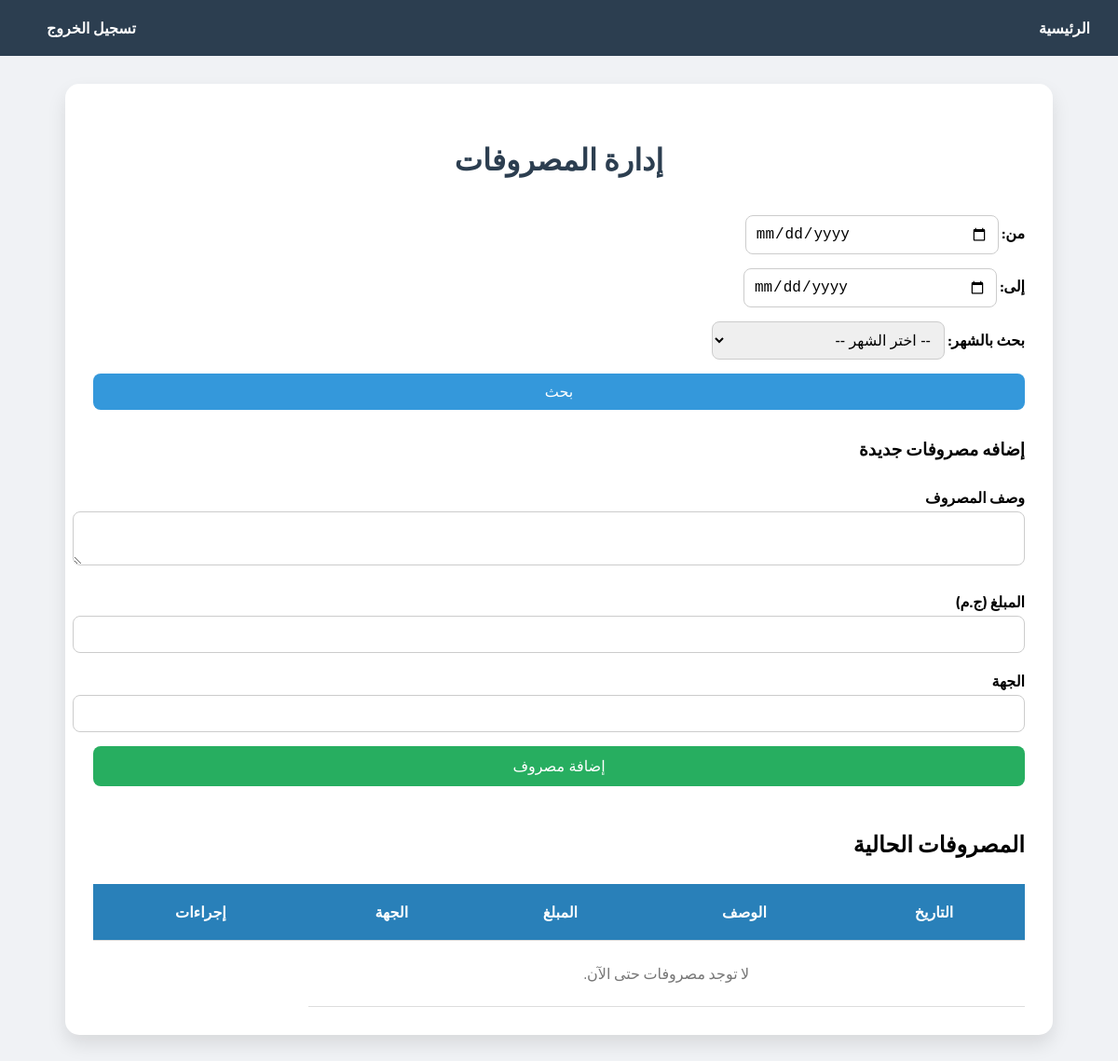
Page /expensses/ on the earlier database version.
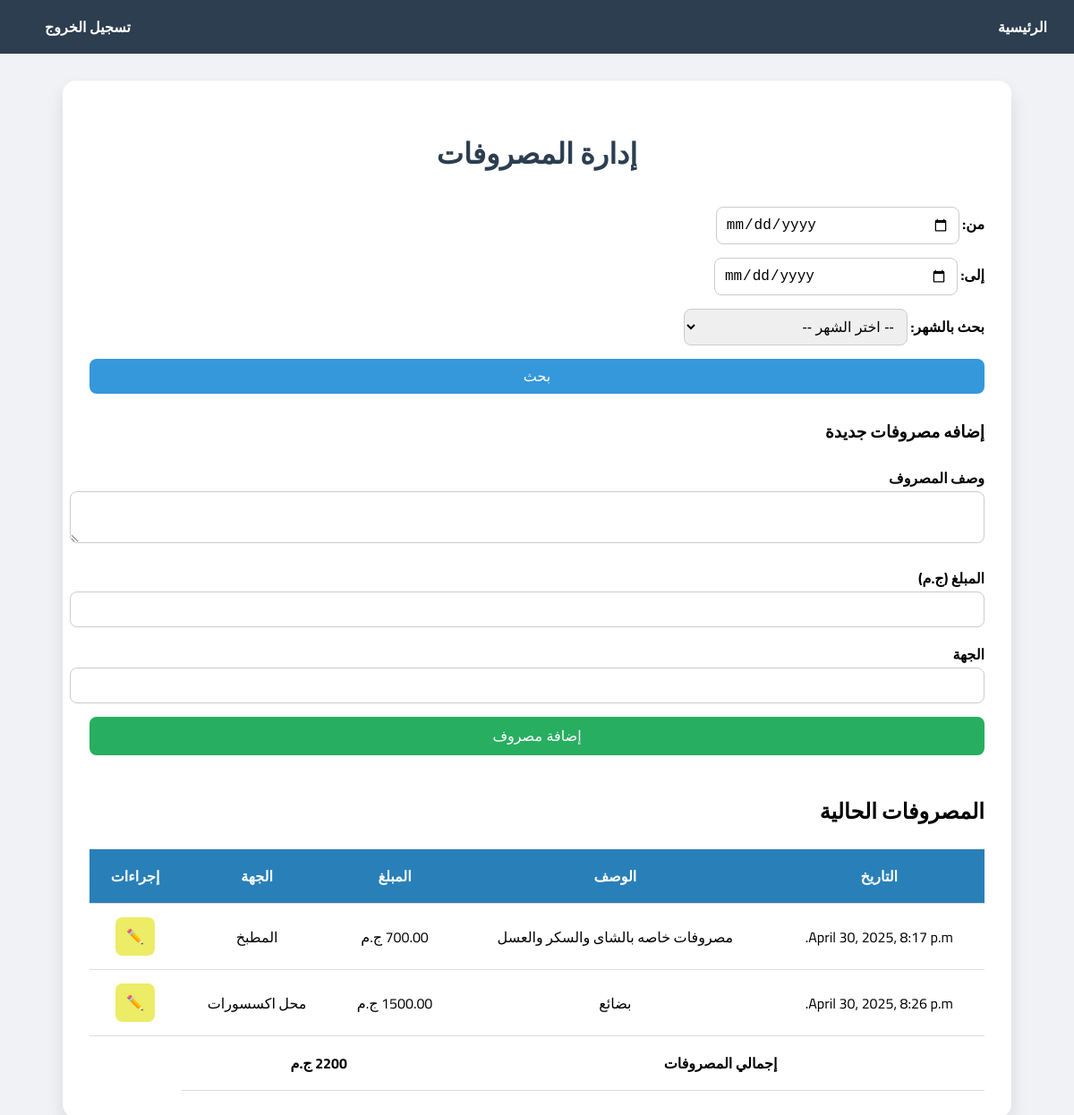
Same page on the later database version.
### app/models.py (models this page shows)
class Expensses(models.Model):
    created_at = models.DateTimeField(auto_now_add=True)
    updated_at =  models.DateTimeField(auto_now=True)
    description = models.TextField()
    amount = models.DecimalField(max_digits=10, decimal_places=2)
    direct_to = models.CharField(max_length=220)
    class Meta:
        ordering = ('created_at',)

### app/views.py (the view, shortened to what this page needs)
# urls.py: path('expensses/', expensses_list, name='expensses'),
def expensses_list(request):
    expensses = Expensses.objects.all()
    query = request.GET
    month = query.get("month")
    start_date = query.get("start_date")
    end_date = query.get("end_date")
    if month:
        expensses = expensses.filter(created_at__month=month)
    if start_date:
        expensses = expensses.filter(created_at__date__gte=start_date)
    if end_date:
        expensses = expensses.filter(created_at__date__lte=end_date)
    total = expensses.aggregate(total_amount=Sum("amount"))["total_amount"] or 0
    return render(request, 'expensses.html', {
        "expensses": expensses,
        "total": total
    })

### templates/expensses.html (shortened to what this page needs)
<!DOCTYPE html>
<html lang="ar">
<head>
</head>
<body>
<div class="navbar">
  <div>
    <a href="{% url 'home' %}">الرئيسية</a>
  </div>
  <div>
    <a href="{% url 'logout' %}">تسجيل الخروج</a>
  </div>
</div>
<div class="container">
  <h1>إدارة المصروفات</h1>
  <form method="get" class="filters">
    <div>
        <label>من:</label>
        <input type="date" name="start_date" value="{{ request.GET.start_date }}">
    </div>
    <div>
        <label>إلى:</label>
        <input type="date" name="end_date" value="{{ request.GET.end_date }}">
    </div>
    <div>
        <label>بحث بالشهر:</label>
        <select name="month">
            <option value="">-- اختر الشهر --</option>
        </select>
    </div>
    <button type="submit"> بحث</button>
</form>
<h3>إضافه مصروفات جديدة</h3>
  <form method="post">
    <div>
      <label for="description">وصف المصروف</label>
      <textarea id="description" name="description" required></textarea>
    </div>
    <div>
      <label for="amount">المبلغ (ج.م)</label>
      <input type="number" id="amount" name="amount" step="0.01" required>
    </div>
    <div>
      <label for="source">الجهة</label>
      <input type="text" id="source" name="source" required>
    </div>
    <button type="submit">إضافة مصروف</button>
  </form>
  <h2>المصروفات الحالية</h2>
  <table>
    <thead>
      <tr>
        <th>التاريخ</th>
        <th>الوصف</th>
        <th>المبلغ</th>
        <th>الجهة</th>
        <th>إجراءات</th>
      </tr>
    </thead>
    <tbody>
      {% if expensses %}
        {% for expense in expensses %}
        <tr>
          <td>{{ expense.created_at }}</td>
          <td>{{ expense.description }}</td>
          <td>{{ expense.amount }} ج.م</td>
          <td>{{ expense.direct_to }}</td>
          <td>
            <button style="background-color: rgb(236, 236, 102);" onclick="openEditModal('{{ expense.id }}', '{{ expense.description }}', '{{ expense.amount }}', '{{ expense.direct_to }}')">✏️</button>
          </td>
        </tr>
        {% endfor %}
      {% else %}
        <tr>
          <td colspan="4" class="no-data">لا توجد مصروفات حتى الآن.</td>
        </tr>
      {% endif %}
    </tbody>
      {% if expensses %}
    <tfoot>
      <tr>
        <td colspan="2"><strong>إجمالي المصروفات</strong></td>
        <td colspan="2">
          <strong>
            {{total}} ج.م
          </strong>
        </td>
      </tr>
    </tfoot>
    {% endif %}
  </table>
</div>
</body>
</html>

Differences in the rows shown:
added Expensses: created_at "April 30, 2025, 8:17 p.m.", description "مصروفات خاصه بالشاى والسكر والعسل", direct_to "المطبخ"
added Expensses: created_at "April 30, 2025, 8:26 p.m.", description "بضائع", amount "1500.00", direct_to "محل اكسسورات"
Other differences:
{{ total }}: (not shown) → "2200"
text no longer shown: "لا توجد مصروفات حتى الآن."
text now shown: "إجمالي المصروفات ج.م"
